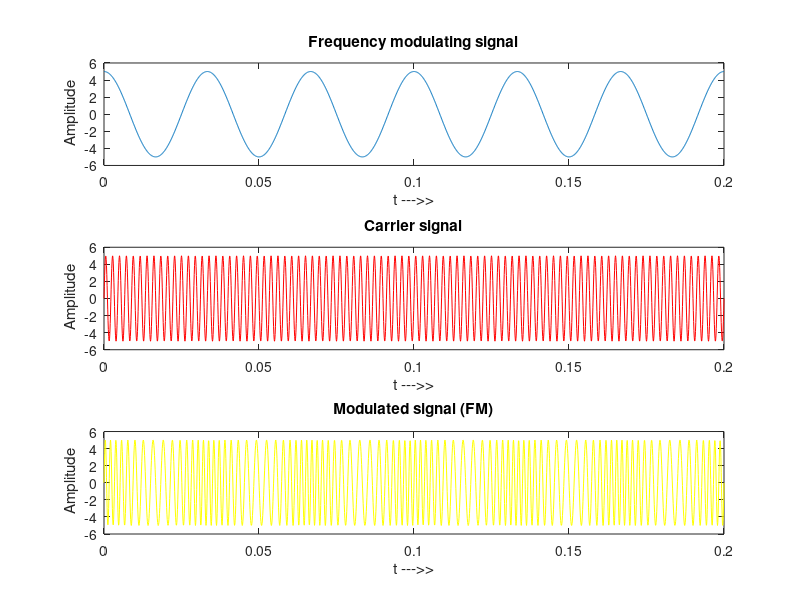

The MATLAB script that drew this image:

%Frequency Modulation - A comment describing the purpose of the code.

clc;  %Clears the %command window.

clear all; %- Clears all variables from the workspace.

%for modulating signal - A comment describing the next set of lines that generate the modulating signal.

Vm=5; %- Assigns the amplitude of the modulating signal as 5.

fm=30;% - Assigns the frequency of the modulating signal as 30 Hz.

t= 0 : 0.0001 : 0.2;% - Creates a time vector t from 0 to 0.2 seconds with a step size of 0.0001 seconds.

Sm=Vm*cos(2*pi*fm*t); %- Calculates the modulating signal waveform as a cosine wave with a frequency of fm Hz, and amplitude Vm. The variable Sm is a vector that contains the modulating signal values for each time t.

subplot(3,1,1)% - Divides the figure into three subplots and selects the first subplot.

plot(t,Sm) %- Plots the modulating signal waveform Sm against the time t.

title('Frequency modulating signal') %- Sets the title of the first subplot as "Frequency modulating signal".

xlabel('t --->>') %- Sets the x-axis label of the first subplot as "t --->>".

ylabel(' Amplitude'); %- Sets the y-axis label of the first subplot as "Amplitude".

% for carrier signal - A comment describing the next set of lines that generate the carrier signal.

Vc=5; %- Assigns the amplitude of the carrier signal as 5.

fc=fm*15;% - Assigns the frequency of the carrier signal as 15 times the frequency of the modulating signal (fm).

Sc=Vc*sin(2*pi*fc*t); %- Calculates the carrier signal waveform as a sine wave with a frequency of fc Hz, and amplitude Vc. The variable Sc is a vector that contains the carrier signal values for each time t.

subplot(3,1,2) %- Selects the second subplot.

plot(t,Sc,'r')% - Plots the carrier signal waveform Sc against the time t.

title('Carrier signal')% - Sets the title of the second subplot as "Carrier signal".

xlabel('t --->>')% - Sets the x-axis label of the second subplot as "t --->>".

ylabel(' Amplitude');% - Sets the y-axis label of the second subplot as "Amplitude".

%for modulated signal - A comment describing the next set of lines that generate the modulated signal.

mi=5; %- Assigns the modulation index as 5.

V=Vc*sin( 2* pi* fc* t+ mi.* sin(2 *pi *fm *t)); %- Calculates the modulated signal waveform by multiplying the carrier signal Sc with sin( 2* pi* fc* t+ mi.* sin(2 *pi *fm *t)).
%The modulating signal Sm is used to modulate the frequency of the carrier wave by varying the instantaneous


subplot(3,1,3) %sets up the subplot window to show the modulated signal, which will be the third plot (in the third row) in a 3-row, 1-column grid of plots.

plot(t,V,'y')% plots the modulated signal against the time axis 't' in the same figure window.

title('Modulated signal (FM)') %adds a title to the plot, labeling it as the modulated signal with the modulation technique used (Frequency Modulation).

xlabel('t --->>')% labels the x-axis with the text 't --->>', which represents the time.

ylabel(' Amplitude') %labels the y-axis with the text 'Amplitude', which represents the amplitude of the modulated signal.

